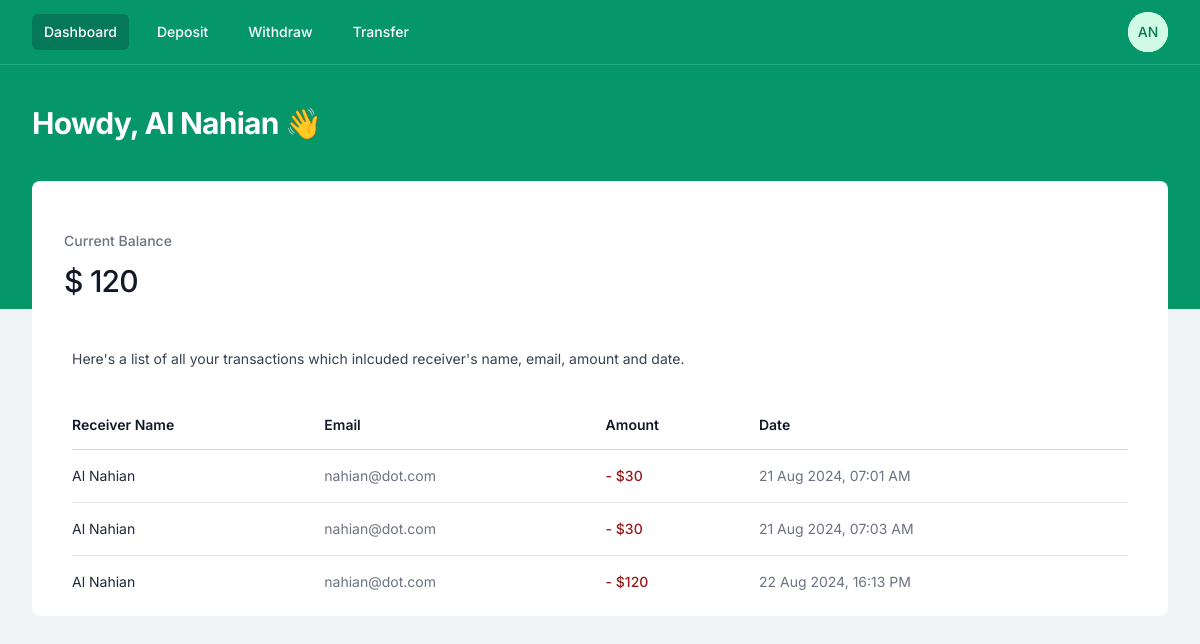
/customer/dashboard.php (signed in), run on the app's committed database.
### tables this page shows
CREATE TABLE `user` (
  `id` int(6) UNSIGNED NOT NULL,
  `firstname` varchar(30) NOT NULL,
  `lastname` varchar(30) DEFAULT NULL,
  `email` varchar(50) DEFAULT NULL,
  `pass` varchar(50) DEFAULT NULL,
  `reg_date` timestamp NOT NULL DEFAULT current_timestamp() ON UPDATE current_timestamp()
);

CREATE TABLE `balance` (
  `id` int(6) UNSIGNED NOT NULL,
  `amount` int(10) NOT NULL,
  `user_id` int(6) UNSIGNED DEFAULT NULL
);

CREATE TABLE `transactions` (
  `id` int(6) UNSIGNED NOT NULL,
  `name` varchar(50) NOT NULL,
  `email` varchar(50) DEFAULT NULL,
  `amount` int(10) DEFAULT NULL,
  `transfer_type` enum('sent','received') NOT NULL,
  `reg_date` timestamp NOT NULL DEFAULT current_timestamp() ON UPDATE current_timestamp()
);

### includes/User.php (called while the page is built, shortened)
<?php
class User
{
    public static function get(string $email)
    {
        $conn = Connection::__self();
        try {
            $statement = $conn->prepare("SELECT * FROM user WHERE email = ?");
            $statement->bindParam(1, $email, PDO::PARAM_STR);
            $statement->execute();
            return $statement->fetch(PDO::FETCH_ASSOC);
        } catch (PDOException $e) {
            return true;
        }
    }
}

### includes/utilities/Dashboard.php (called while the page is built, shortened)
<?php
class Dashboard
{
    public static function getUserIdFromDB(string $email): int
    {
        $user = User::get($email);
        $user_id = $user["id"];
        return $user_id;
    }
    public static function getBalanceFromDB(int $user_id): int
    {
        $current_balance = Balance::get($user_id);
        return $current_balance;
    }
}

### includes/Connection.php (called while the page is built, shortened)
<?php
class Connection
{
    public static function __self()
    {
        $dhost = Config::DB_HOST();
        $dname = Config::DB_NAME();
        $db_name = "mysql:host={$dhost};dbname={$dname};";
        $user_name = Config::DB_USERNAME();
        $password = Config::DB_PASSWORD();
        if (!isset($conn)) {
            try {
                $conn = new PDO($db_name, $user_name, $password);
                $conn->setAttribute(PDO::ATTR_ERRMODE, PDO::ERRMODE_EXCEPTION);
            } catch (PDOException $e) {
                die("): Oops! Connection fail." . $e->getMessage());
            }
            return $conn;
        }
        return $conn;
    }
}

### includes/Utilities.php (called while the page is built, shortened)
<?php
class Utilities
{
    public static function DbTableExists($table)
    {
        try {
            Connection::__self()->query("SELECT 1 FROM " . $table . " LIMIT 1");
        } catch (PDOException $e) {
            return true;
        }
        return false;
    }
}

### includes/Balance.php (called while the page is built, shortened)
<?php
class Balance
{
    public static function get(int $user_id): int
    {
        try {
            $conn = Connection::__self();
            if (Utilities::DbTableExists("balance")) {
                return 0;
            }
            $statement = $conn->prepare("SELECT * FROM balance WHERE user_id = :user_id");
            $statement->bindParam(":user_id", $user_id, PDO::PARAM_INT);
            $statement->execute();
            $balance = $statement->fetch(PDO::FETCH_ASSOC);
            return $balance ? $balance["amount"] : 0;
        } catch (PDOException $e) {
            return 0;
        }
    }
}

### includes/Transactions.php (called while the page is built, shortened)
<?php
class Transactions
{
    public static function getOwnedBy(string $email)
    {
        $conn = Connection::__self();
        try {
            $statement = $conn->prepare("SELECT * FROM transactions WHERE email = :email");
            $statement->bindParam(":email", $email, PDO::PARAM_STR);
            $statement->execute();
            return $statement->fetchAll(PDO::FETCH_ASSOC);
        } catch (PDOException $e) {
            die("Oops! Something is Wrong, could not find any Transaction. Exception Message -> " . $e->getMessage());
        }
    }
}

### customer/dashboard.php (the view, shortened to what this page needs)
<?php
$balance_transfer = [];
$file_path = "../data/balance.txt";
$current_balance = $user_id = 0;
if (Connection::isDB()) {
  $user_id = Dashboard::getUserIdFromDB($_SESSION["user"]["email"]);
  $current_balance = Dashboard::getBalanceFromDB($user_id);
} else {
  $current_balance = Dashboard::getBalanceFromFile($_SESSION["user"]["email"], $file_path);
}
if (Connection::isFile()) {
  $balance_transfer = Transaction::getOwnTransactionFromFile($_SESSION["user"]["email"]);
} elseif (Connection::isDB()) {
  $balance_transfer = Transactions::getOwnedBy($_SESSION["user"]["email"]);
} else {
  die("Please, Set use_storage is \"isFile\" or \"isDatabase\" in your config.ini file");
}
?>
<!DOCTYPE html>
<html class="h-full bg-gray-100" lang="en">
<head>
  <script src="https://cdn.tailwindcss.com"></script>
</head>
<body class="h-full">
  <div class="min-h-full">
    <div class="bg-emerald-600 pb-32">
      <nav class="border-b border-emerald-300 border-opacity-25 bg-emerald-600"
        x-data="{ mobileMenuOpen: false, userMenuOpen: false }">
        <div class="mx-auto max-w-7xl px-4 sm:px-6 lg:px-8">
          <div class="flex h-16 justify-between">
            <div class="flex items-center px-2 lg:px-0">
              <div class="hidden sm:block">
                <div class="flex space-x-4">
                  <a href="./dashboard.php" class="bg-emerald-700 text-white rounded-md py-2 px-3 text-sm font-medium"
                    aria-current="page">Dashboard</a>
                  <a href="./deposit.php"
                    class="text-white hover:bg-emerald-500 hover:bg-opacity-75 rounded-md py-2 px-3 text-sm font-medium">Deposit</a>
                  <a href="./withdraw.php"
                    class="text-white hover:bg-emerald-500 hover:bg-opacity-75 rounded-md py-2 px-3 text-sm font-medium">Withdraw</a>
                  <a href="./transfer.php"
                    class="text-white hover:bg-emerald-500 hover:bg-opacity-75 rounded-md py-2 px-3 text-sm font-medium">Transfer</a>
                </div>
              </div>
            </div>
            <div class="hidden sm:ml-6 sm:flex gap-2 sm:items-center">
              <div class="relative ml-3" x-data="{ open: false }">
                <div>
                  <button @click="open = !open" type="button"
                    class="flex rounded-full bg-white text-sm focus:outline-none" id="user-menu-button"
                    aria-expanded="false" aria-haspopup="true">
                    <span class="inline-flex h-10 w-10 items-center justify-center rounded-full bg-emerald-100">
                      <span class="font-medium leading-none text-emerald-700">
                        <?php
                        if (!empty($_SESSION["user"]) && $_SESSION["user"]["name"] != "") {
                          try {
                            $name = explode(" ", $_SESSION["user"]["name"]);
                            $str = "";
                            foreach ($name as $i) {
                              $str .= $i[0];
                            }
                            echo strtoupper($str);
                          } catch (\Throwable $th) {
                            $str = $_SESSION["user"]["name"][0] . $_SESSION["user"]["name"][1];
                            echo strtoupper($str);
                          }
                        } else {
                          echo "CU";
                        }
                        ?>
                      </span>
                    </span>
                  </button>
                </div>
              </div>
            </div>
          </div>
        </div>
      </nav>
      <header class="py-10">
        <div class="mx-auto max-w-7xl px-4 sm:px-6 lg:px-8">
          <h1 class="text-3xl font-bold tracking-tight text-white">
            Howdy, <?php echo $_SESSION["user"]["name"] ?> 👋
          </h1>
        </div>
      </header>
    </div>
    <main class="-mt-32">
      <div class="mx-auto max-w-7xl px-4 pb-12 sm:px-6 lg:px-8">
        <div class="bg-white rounded-lg p-2">
          <dl class="mx-auto grid grid-cols-1 gap-px sm:grid-cols-2 lg:grid-cols-4">
            <div
              class="flex flex-wrap items-baseline justify-between gap-x-4 gap-y-2 bg-white px-4 py-10 sm:px-6 xl:px-8">
              <dt class="text-sm font-medium leading-6 text-gray-500">
                Current Balance
              </dt>
              <dd class="w-full flex-none text-3xl font-medium leading-10 tracking-tight text-gray-900">
                $ <?php echo $current_balance; ?>
              </dd>
            </div>
          </dl>
          <div class="px-4 sm:px-6 lg:px-8">
            <div class="sm:flex sm:items-center">
              <div class="sm:flex-auto">
                <p class="mt-2 text-sm text-gray-700">
                  Here's a list of all your transactions which inlcuded
                  receiver's name, email, amount and date.
                </p>
              </div>
            </div>
            <div class="mt-8 flow-root">
              <div class="-mx-4 -my-2 overflow-x-auto sm:-mx-6 lg:-mx-8">
                <div class="inline-block min-w-full py-2 align-middle sm:px-6 lg:px-8">
                  <?php if (!empty($balance_transfer)) { ?>
                    <table class="min-w-full divide-y divide-gray-300">
                      <thead>
                        <tr>
                          <th scope="col"
                            class="whitespace-nowrap py-3.5 pl-4 pr-3 text-left text-sm font-semibold text-gray-900 sm:pl-0">
                            Receiver Name
                          </th>
                          <th scope="col"
                            class="whitespace-nowrap py-3.5 pl-4 pr-3 text-left text-sm font-semibold text-gray-900 sm:pl-0">
                            Email
                          </th>
                          <th scope="col"
                            class="whitespace-nowrap px-2 py-3.5 text-left text-sm font-semibold text-gray-900">
                            Amount
                          </th>
                          <th scope="col"
                            class="whitespace-nowrap px-2 py-3.5 text-left text-sm font-semibold text-gray-900">
                            Date
                          </th>
                        </tr>
                      </thead>
                      <tbody class="divide-y divide-gray-200 bg-white">
                        <?php foreach ($balance_transfer as $b_data) {
                          if (!empty($b_data)) {
                            ?>
                            <tr>
                              <td class="whitespace-nowrap py-4 pl-4 pr-3 text-sm text-gray-800 sm:pl-0">
                                <?php echo $b_data["name"]; ?>
                              </td>
                              <td class="whitespace-nowrap py-4 pl-4 pr-3 text-sm text-gray-500 sm:pl-0">
                                <?php echo $b_data["email"]; ?>
                              </td>
                              <td class="whitespace-nowrap px-2 py-4 text-sm font-medium text-emerald-600">
                                <?php if ($b_data["transfer_type"] == "sent") {
                                  ?>
                                  <span class="text-red-800"><?php
                                  echo "- $";
                                  echo $b_data["amount"];
                                  ?></span>
                                <?php } ?>
                              </td>
                              <td class="whitespace-nowrap px-2 py-4 text-sm text-gray-500">
                                <?php
                                $date = date_create($b_data["reg_date"]);
                                echo date_format($date, "d M Y, H:i A");
                                ?>
                              </td>
                            </tr>
                          <?php }
                        } ?>
                      </tbody>
                    </table>
                  <?php } else { ?>
                    <span class="text-xl text-center">Yet, No Transfer done.</span>
                  <?php } ?>
                </div>
              </div>
            </div>
          </div>
        </div>
      </div>
    </main>
  </div>
</body>
</html>

### customer/dashboard.php (style rules this page uses)
* { font-family: 'Inter', system-ui, -apple-system, BlinkMacSystemFont, 'Segoe UI', Roboto, Oxygen, Ubuntu, Cantarell, 'Open Sans', 'Helvetica Neue', sans-serif; }

### data on the page
user: id.amount "120"
transactions: name "Al Nahian", email "nahian@dot.com", amount "30", reg_date "21 Aug 2024, 07:01 AM"
transactions: name "Al Nahian", email "nahian@dot.com", amount "30", reg_date "21 Aug 2024, 07:03 AM"
transactions: name "Al Nahian", email "nahian@dot.com", amount "120", reg_date "22 Aug 2024, 16:13 PM"

### other printed values
$str "AN"
$_SESSION["user"]["name"] "Al Nahian"
